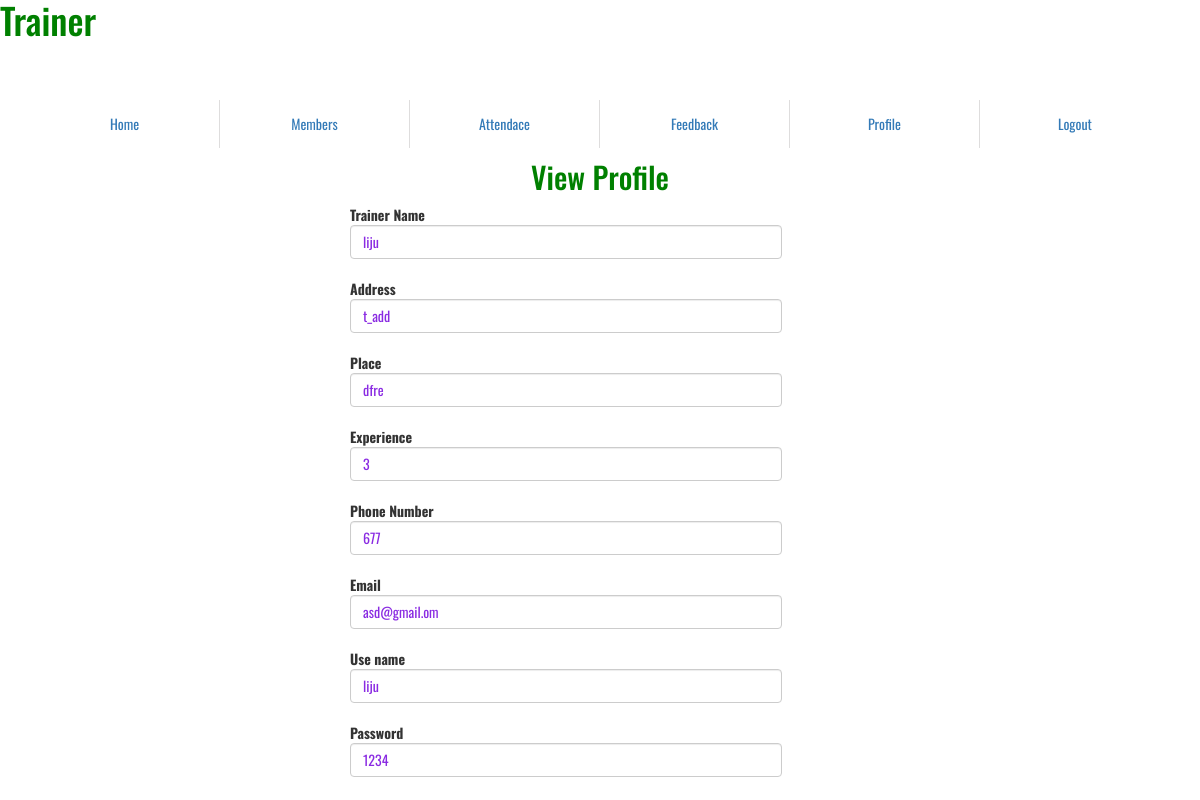
Page /Fitness_Club/Trainer/profile.php (signed in) on the committed database.
### tables this page shows
CREATE TABLE IF NOT EXISTS `tbl_trainer` (
  `t_id` int(11) NOT NULL AUTO_INCREMENT,
  `c_id` int(11) NOT NULL,
  `t_name` varchar(20) NOT NULL,
  `t_address` varchar(50) NOT NULL,
  `t_place` varchar(20) NOT NULL,
  `t_exp` int(11) NOT NULL,
  `phno` double NOT NULL,
  `email` varchar(20) NOT NULL,
  PRIMARY KEY (`t_id`)
);

### Fitness_Club/Trainer/profile.php (the view, shortened to what this page needs)
<?php
if(isset($_SESSION['s_id']))
{
    require_once 'trainer_nav.php';
        $fid=$_SESSION['s_id'];
         require_once'../config/conn.php';
      ?>
<?php
$sql="SELECT `t_id` , `t_name` ,`t_address` , `t_place` , `t_exp` , `phno` , `email` , `log_id` , `username` , `password`
FROM tbl_trainer, login
WHERE tbl_trainer.t_id = login.reg_id
AND login.user_type = 'Trainer'
AND login.reg_id = '$fid'";
        $res=$con->query($sql);
  if($res->num_rows>0)
{
    while($row=$res->fetch_assoc())
    {
?>
    <h2 style="text-align:center;color: green;"> View Profile</h2>
        <div class="sub-main-w3" style="border:2px; width: 60%;margin-left: 350px;">
            <form action="#" method="post">
                <div class="form-style-agile">
                    <label>Trainer Name</label>
                    <input placeholder="Trainer Name" class="form-control" style="width: 60%;color: blueviolet;" name="t_name" type="text" required="" value="<?php echo $row['t_name']?>" >
                </div><br>
                <div class="form-style-agile">
                      <label>Address</label>
                    <input placeholder="Trainer Address" class="form-control" style="width: 60%;color: blueviolet;" name="t_add" type="text" required="" value="<?php echo $row['t_address']?>">
                </div><br>
                <div class="form-style-agile">
                      <label>Place</label>
                    <input placeholder="Trainer Place" class="form-control" style="width: 60%;color: blueviolet;" name="t_place" type="text" required="" value="<?php echo $row['t_place']?>">
                </div>
<br>
                <div class="form-style-agile">
                      <label>Experience</label>
                    <input placeholder="Trainer Experience" class="form-control" style="width: 60%;color: blueviolet;" name="t_exp" type="text" required="" value="<?php echo $row['t_exp']?>">
                </div>
<br>
                <div class="form-style-agile">
                      <label>Phone Number</label>
                    <input placeholder="Phone Number" class="form-control" style="width: 60%;color: blueviolet;" name="t_phno" type="text" required="" value="<?php echo $row['phno']?>">
                </div>
<br>
                <div class="form-style-agile">
                      <label>Email</label>
                    <input placeholder="Email" class="form-control" style="width: 60%;color: blueviolet;" name="t_email" type="email" required="" value="<?php echo $row['email']?>">
                </div>
   <br>
                <div class="form-style-agile">
                      <label>Use name</label>
                    <input placeholder="User Name" class="form-control" style="width: 60%;color: blueviolet;" name="uname" type="text" required="" value="<?php echo $row['username']?>">
                </div>
                <br>
                <div class="form-style-agile">
                      <label>Password</label>
                    <input placeholder="Password" class="form-control" style="width: 60%;color: blueviolet;" name="pwd" type="text" required="" value="<?php echo $row['password']?>">
                </div>
        </div>
       <?php
   }}
        }
        else
        {
             header("Refresh:2;url=../index.php");
        }
        ?>

### Fitness_Club/Trainer/css/style.css (style rules this page uses)
body { padding:0; margin:0; font-family: 'Oswald', sans-serif; background:#FFF; }
h1,h2,h3,h4,h5,h6 { margin:0; padding:0; }
label { margin:0; }
.grid_5 h1, h2, h3, h4, h5, h6 { padding: 12px 0; }

### rows in the picture
tbl_trainer: t_name "liju", t_add "t_add", t_place "dfre", t_exp "3", t_phno "677", t_email "asd@gmail.om", uname "liju", pwd "1234"
